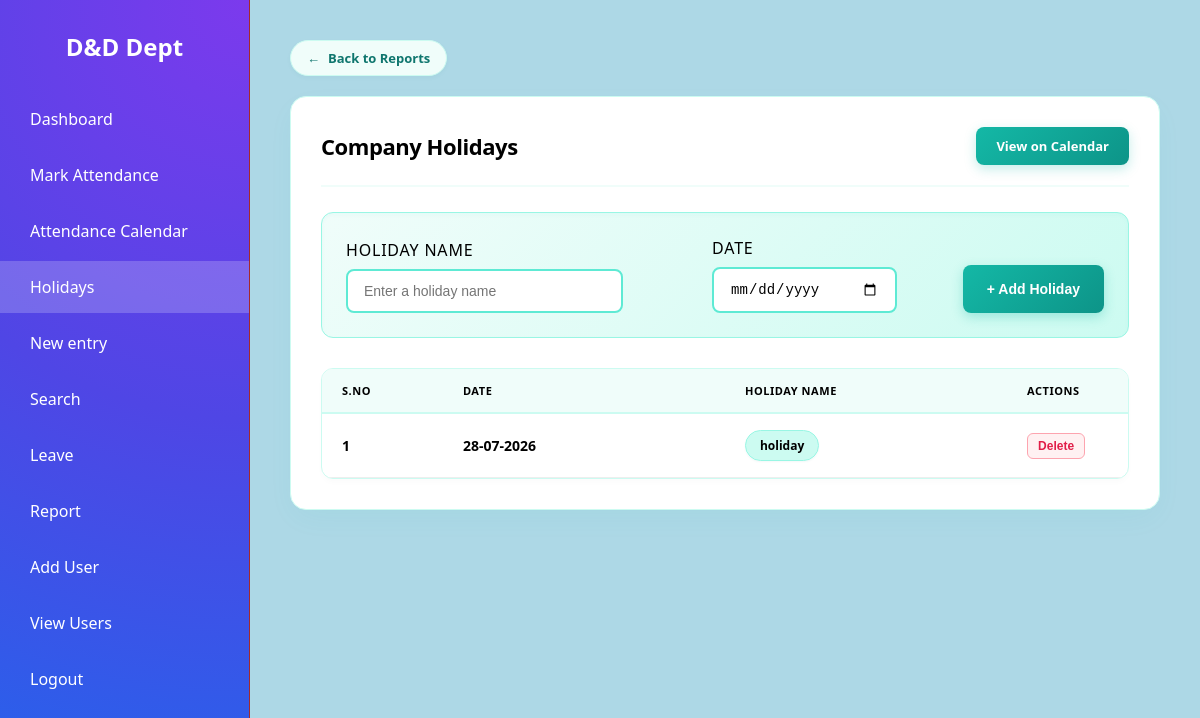
Page /holidays (signed in) on the committed database.
### tables this page shows
CREATE TABLE holidays (
            id INTEGER PRIMARY KEY AUTOINCREMENT,
            holiday_date TEXT NOT NULL UNIQUE,
            name TEXT NOT NULL,
            created_at TEXT DEFAULT CURRENT_TIMESTAMP
        );

### app.py (the view)
@app.route('/holidays', methods=['GET'])
@login_required
def holidays():
    conn = db.get_db()
    all_holidays = conn.execute('SELECT * FROM holidays ORDER BY holiday_date ASC').fetchall()
    return render_template('holidays.html', holidays=all_holidays, user_role=session.get('role'))

### app.py (called while the page is built)
def login_required(view):
    @wraps(view)
    def wrapped_view(*args, **kwargs):
        if not session.get('logged_in'):
            return redirect(url_for('login'))
        return view(*args, **kwargs)
    return wrapped_view

### db.py (called while the page is built)
def get_db():
    if 'db' not in g:
        g.db = sqlite3.connect(
            current_app.config['DATABASE'],
            detect_types=sqlite3.PARSE_DECLTYPES
        )
        g.db.row_factory = sqlite3.Row
    return g.db

### templates/holidays.html (shortened to what this page needs)
{% extends 'base.html' %}
{% set active_page = 'holidays' %}
{% block content %}
<div class="holiday-dashboard">
    <div class="back-nav">
        <a href="{{ url_for('report') }}">
            <span>&larr;</span> Back to Reports
        </a>
    </div>
    <div class="emerald-panel">
        <div class="panel-header">
            <h2>Company Holidays</h2>
            <a class="btn-emerald-view" href="{{ url_for('attendance_calendar') }}">View on Calendar</a>
        </div>
        {% if user_role == 'admin' %}
        <form method="POST" action="{{ url_for('add_holiday') }}" class="holiday-form">
            <div class="field">
                <label>Holiday Name</label>
                <input type="text" name="name" placeholder="Enter a holiday name" required>
            </div>
            <div class="field">
                <label>Date</label>
                <input type="date" name="holiday_date" required>
            </div>
            <button type="submit" class="btn btn-holiday-add">+ Add Holiday</button>
        </form>
        {% endif %}
        <div class="emerald-table-wrapper">
            {% if holidays %}
            <table>
                <thead>
                    <tr>
                        <th style="width:15%;">S.No</th>
                        <th style="width:35%;">Date</th>
                        <th style="width:35%;">Holiday Name</th>
                        {% if user_role == 'admin' %}
                        <th style="width:15%; text-align: left;">Actions</th>
                        {% endif %}
                    </tr>
                </thead>
                <tbody>
                    {% for h in holidays %}
                    <tr>
                        <td style="color: #000000; font-weight: 700;">{{ loop.index }}</td>
                        <td style="font-weight: 600; color: #000000;">
                            {% set d_str = h['holiday_date'] | string %}
                            {% if d_str | length >= 10 %}
                                {{ d_str[8:10] }}-{{ d_str[5:7] }}-{{ d_str[:4] }}
                            {% else %}
                                {{ d_str }}
                            {% endif %}
                        </td>
                        <td><span class="status status-holiday">{{ h['name'] }}</span></td>
                        {% if user_role == 'admin' %}
                        <td class="row-actions" style="text-align: left;">
                            <form method="POST" action="{{ url_for('delete_holiday', holiday_id=h['id']) }}"
                                  onsubmit="return confirm('Remove this holiday?');">
                                <button type="submit" class="btn-delete">Delete</button>
                            </form>
                        </td>
                        {% endif %}
                    </tr>
                    {% endfor %}
                </tbody>
            </table>
            {% else %}
            <p class="empty-note">No holidays set up yet.</p>
            {% endif %}
        </div>
    </div>
</div>
{% endblock %}

### rows in the picture
holidays: holiday_date "28", holiday_date "07", holiday_date "2026", name "holiday"
